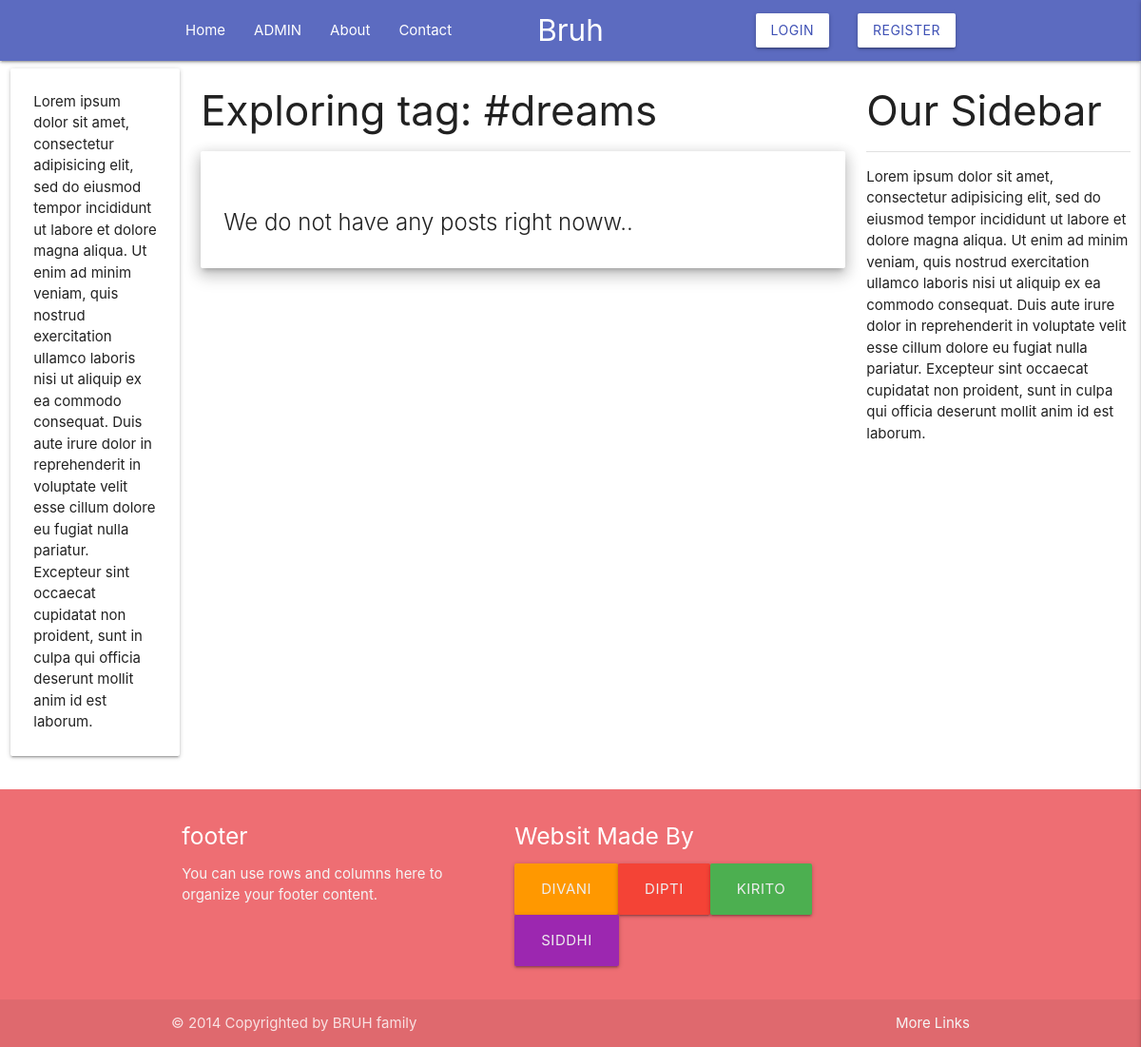
The app's page /dreams/explore/, older data.
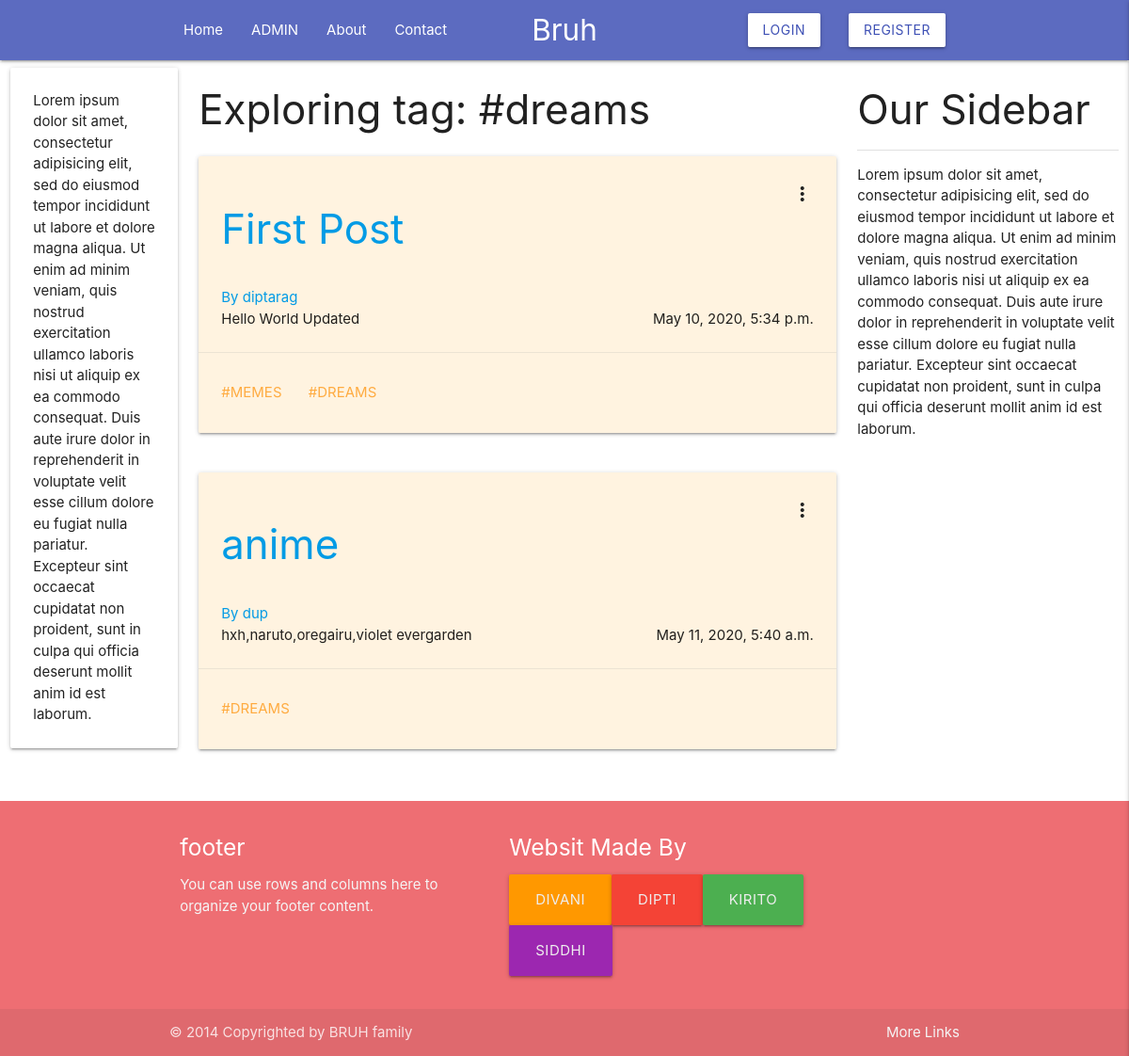
The same page, newer data.
### Tag/models.py (models this page shows)
class Tag(models.Model):
    name = models.CharField(max_length=50)
    def __str__(self):
        return self.name

### Post/models.py (models this page shows, shortened)
class Post(models.Model):
	title = models.CharField(max_length=100)
	content = models.TextField()
	date_posted = models.DateTimeField(default=timezone.now)
	author = models.ForeignKey(User, on_delete=models.CASCADE)
	views = models.ManyToManyField(User, related_name='post_views', blank = True)
	likers = models.ManyToManyField(User, related_name = 'likers', blank = True)
	tags = models.ManyToManyField(Tag, related_name = 'tags', blank = True)

### Post/views.py (the view)
# urls.py: path('<tag>/explore/', views.ExploreTagView, name = 'explore-tag'),
def ExploreTagView(request, tag):
    posts = Post.objects.filter(tags__name = tag).filter(grouppost__isnull=True)
    context = {
        'posts': posts,
        'tag': tag,
    }
    return render(request, 'Post/explore-tag.html', context)

### Post/templates/Post/explore-tag.html (shortened to what this page needs)
{%  extends "base.html" %}
{% block content %}
<div class="row">
    <div class="col s2 l2">
        <div class="card">
            <div class="card-content">
                Lorem ipsum dolor sit amet, consectetur adipisicing elit, sed do eiusmod tempor incididunt ut labore et dolore magna aliqua. Ut enim ad minim veniam, quis nostrud exercitation ullamco laboris nisi ut aliquip ex ea commodo consequat.
                Duis aute irure dolor in reprehenderit in voluptate velit esse cillum dolore eu fugiat nulla pariatur. Excepteur sint occaecat cupidatat non proident, sunt in culpa qui officia deserunt mollit anim id est laborum.
            </div>
        </div>
    </div>
    <div class="col s7 l7">
        <h3 class="text-muted"> Exploring tag: #{{tag}} </h3>
        {% if posts %}
        {% for post in posts %}
        <div class="row">
            <div class="col s12 l12">
                {% include 'snippets/postCard.html' %}
            </div>
        </div>
        {% endfor %}
        {% else %}
        <div class="card  z-depth-3">
            <div class="card-content">
                <h2 class="card-title">We do not have any posts right noww..</h2>
            </div>
        </div>
        {% endif  %}
    </div>
    <div class="col s3  l3">
        <div class="card-content">
            <h3 class="card-title">Our Sidebar</h3>
            <div class="divider">
            </div>
            <p>Lorem ipsum dolor sit amet, consectetur adipisicing elit, sed do eiusmod tempor incididunt ut labore et dolore magna aliqua. Ut enim ad minim veniam, quis nostrud exercitation ullamco laboris nisi ut aliquip ex ea commodo consequat. Duis aute irure dolor in reprehenderit in voluptate velit esse cillum dolore eu fugiat nulla pariatur. Excepteur sint occaecat cupidatat non proident, sunt in culpa qui officia deserunt mollit anim id est laborum.</p>
        </div>
    </div>
</div>
{% endblock content %}

### templates/base.html (shortened to what this page needs)
{% load static %}
<!DOCTYPE HTML>
<html lang="en">
<head>
    <link rel="stylesheet" href="{% static 'materialize.min.css' %}">
</head>
<body class="">
    {% include 'snippets/mainNav.html' %}
    {% block content %}
    {% endblock %}
    {% include 'snippets/mainFooter.html' %}
</body>
</html>

### templates/snippets/mainNav.html (shortened to what this page needs)
<div class="navbar-fixed ">
    <nav class="nav-wrapper indigo lighten-1">
        <div class="container">
            <a href="{% url 'blog-home' %}" class="center brand-logo">Bruh</a>
            <ul class="left hide-on-med-and-down ">
                <li><a href="{% url 'blog-home' %}">Home</a></li>
                <li><a href="{% url 'blog-home' %}admin/">ADMIN</a></li>
                <li><a href="">About</a></li>
                <li><a href="#mainFooter">Contact</a></li>
            </ul>
            <ul class="right hide-on-med-and-down ">
                {% if user.is_authenticated%}
                <li><a id="notificationsButton" class=" btn-floating z-depth-0 indigo darken-4 ">
                        <i class=" material-icons">notifications</i>
                    </a></li>
                <li><span class="badge white-text new pink">5</span></li>
                <li><a href="{% url 'profile' slug=user.username %}" class="flow-text"> {{user.username }}</a></li>
                <li><a class="btn white indigo-text" href="{% url 'logout' %}">Log Out</a></li>
                {% else %}
                <li><a class="btn white indigo-text" href="{% url 'login' %}">Login</a></li>
                <li><a class="btn white indigo-text" href="{% url 'register' %}">Register</a></li>
                {% endif %}
            </ul>
        </div>
    </nav>
</div>

### templates/snippets/postCard.html (shortened to what this page needs)
<div class="card orange lighten-5">
    <div class="card-content">
        <div class="row">
            <div class="col s11 l11">
                {% if not user in post.views.all %}
                <h3><a href="{% url 'post-detail' post.id %}">{{ post.title }}</a></h3>
                {% else %}
                <h3><a href="{% url 'post-detail' post.id %}">{{ post.title }}</a></h3>
                {% endif %}
            </div>
            <div class="col s1 l1 right">
                <span class="card-title activator grey-text text-darken-4"><i class="material-icons right">more_vert</i></span>
            </div>
        </div>
        <p class="floating-text"><a class="mr-2" href="{% url 'profile' slug=post.author.username %}">By {{ post.author }}</a></p>
        <p class="right">{{ post.date_posted }}</p>
        <p>{{post.content}}</p>
    </div>
    <div class="card-action">
        <p>
            {% for tag in post.tags.all %}
            <a href="{% url 'explore-tag' tag %}"> #{{tag}} </a>
            {% endfor %}
        </p>
    </div>
</div>

### templates/snippets/mainFooter.html
<footer id="mainFooter" class="page-footer scrollspy">
    <div class="container">
        <div class="row">
            <div class="col l5 s12">
                <h5 class="white-text">footer</h5>
                <p class="grey-text text-lighten-4">You can use rows and columns here to organize your footer content.</p>
            </div>
            <div class="col l5  s12">
                <h5 class="white-text">Websit Made By</h5>
                <p><a class="btn btn-large grey-text text-lighten-3 orange" href="#!">Divani</a><a class="btn btn-large grey-text text-lighten-3 red" href="#!">Dipti</a><a class="btn btn-large grey-text text-lighten-3 green" href="#!">Kirito</a><a class="btn btn-large grey-text text-lighten-3 purple" href="#!">Siddhi</a></p>
            </div>
        </div>
    </div>
    <div class="footer-copyright">
        <div class="container">
            © 2014 Copyrighted by BRUH family
            <a class="grey-text text-lighten-4 right" href="#!">More Links</a>
        </div>
    </div>
</footer>

### templates/base.html (style rules this page uses)
body,html { overflow-x:auto; }

Row changes from the older to the newer data that the page shows:
added Tag: name "dreams", name "DREAMS"
now on this page (row edited): Post: title "First Post", author "diptarag", date_posted "May 10, 2020, 5:34 p.m.", content "Hello World Updated"
added Tag: name "MEMES", shown under "First Post"
now on this page (row unchanged): Post: title "anime", author "dup", date_posted "May 11, 2020, 5:40 a.m.", content "hxh,naruto,oregairu,violet evergarden"
Text that changed along with them:
{{ tag }}: "dreams" → (not shown)
text no longer shown: "We do not have any posts right noww.."
